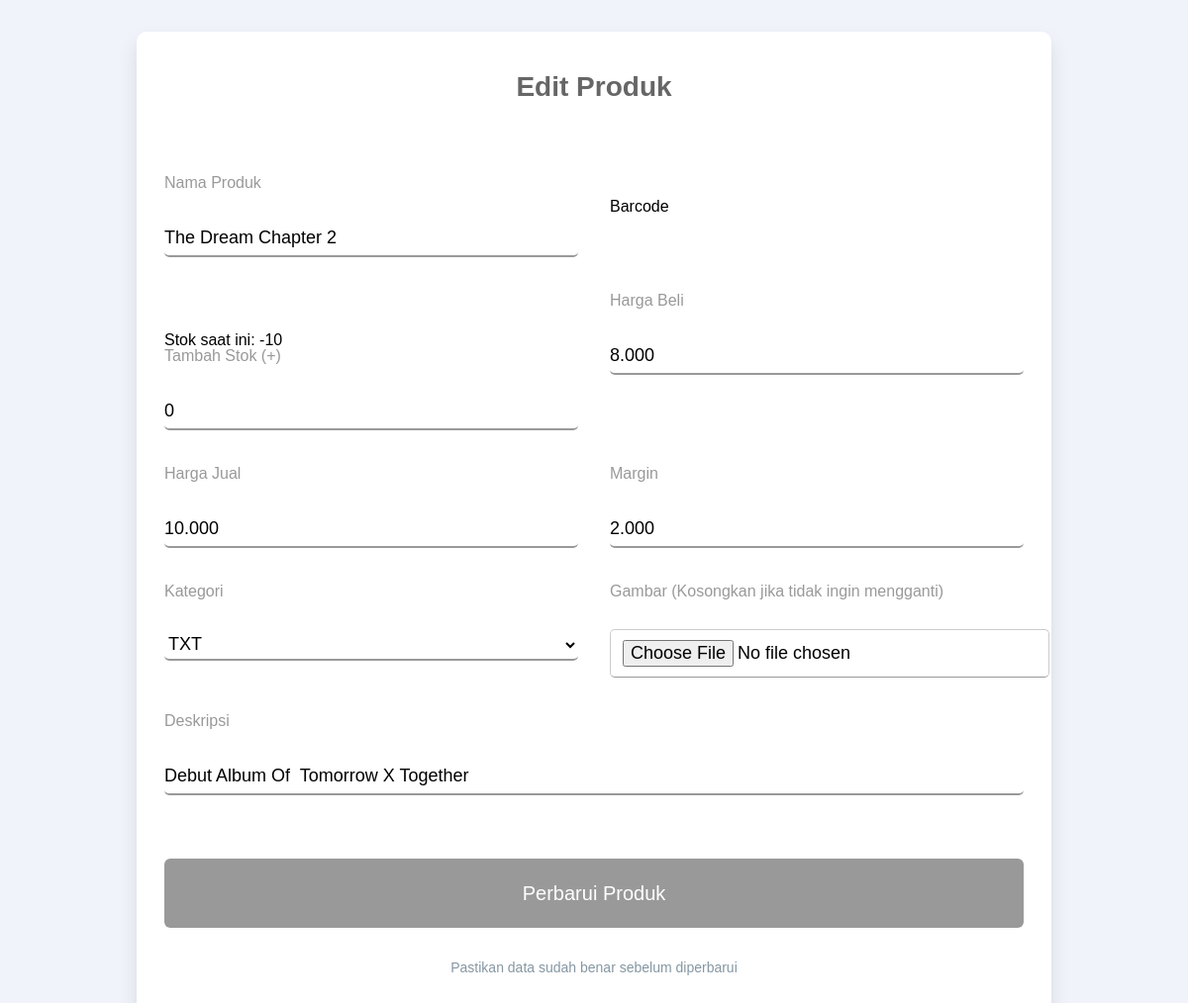
The app's page /edit-produk.php?id=13 with its own data.
### tables this page shows
CREATE TABLE `products` (
  `id` int(11) NOT NULL,
  `product_name` varchar(255) NOT NULL,
  `barcode` varchar(100) NOT NULL,
  `qty` int(11) NOT NULL,
  `starting_price` varchar(100) NOT NULL,
  `selling_price` varchar(100) NOT NULL,
  `margin` varchar(100) NOT NULL,
  `fid_category` int(11) NOT NULL,
  `image` varchar(255) NOT NULL,
  `description` varchar(255) NOT NULL
);

CREATE TABLE `category` (
  `id` int(11) NOT NULL,
  `category` varchar(255) NOT NULL,
  `image` varchar(255) NOT NULL
);

### edit-produk.php (the view, shortened to what this page needs)
<?php
include 'connection.php';
$product_id = $_GET['id'];
$sql = "SELECT * FROM products WHERE id = '$product_id'";
$result = mysqli_query($conn, $sql);
$product = mysqli_fetch_assoc($result);
$kategoriList = [];
$queryKategori = mysqli_query($conn, "SELECT id, category FROM category");
while ($row = mysqli_fetch_assoc($queryKategori)) {
    $kategoriList[] = $row;
}
?>
<!DOCTYPE html>
<html lang="en">
<head>
</head>
<body>
<div class="container">
   <div class="card">
        <h2 class="card-heading">Edit Produk</h2>
        <form class="card-form" action="" method="POST" enctype="multipart/form-data">
            <div class="input-group">
                <div class="input">
                    <input type="text" name="product_name" class="input-field" value="<?= $product['product_name'] ?>" required>
                    <label class="input-label">Nama Produk</label>
                </div>
            </div>
            <div class="input-group">
                <div class="input">
                    <label class="input-label">Barcode</label>
                </div>
            </div>
            <div class="input-group">
                <div class="input">
                    <input type="number" name="qty" class="input-field" value="0" required>
                    <label class="input-label">Tambah Stok (+)</label>
                    <p>Stok saat ini: <?= $product['qty'] ?></p>
                </div>
            </div>
            <div class="input-group">
                <div class="input">
                    <input type="number" name="starting_price" class="input-field" value="<?= $product['starting_price'] ?>" required>
                    <label class="input-label">Harga Beli</label>
                </div>
            </div>
            <div class="input-group">
                <div class="input">
                    <input type="number" name="selling_price" class="input-field" value="<?= $product['selling_price'] ?>" required>
                    <label class="input-label">Harga Jual</label>
                </div>
            </div>
            <div class="input-group">
                <div class="input">
                    <input type="text" name="margin" class="input-field" value="<?= $product['margin'] ?>" required>
                    <label class="input-label">Margin</label>
                </div>
            </div>
            <div class="input-group">
                <div class="input">
                    <select name="fid_category" class="input-field" required>
                        <?php foreach ($kategoriList as $kategori): ?>
                            <option value="<?= $kategori['id'] ?>" <?= $kategori['id'] == $product['fid_category'] ? 'selected' : '' ?>>
    <?= htmlspecialchars($kategori['category']) ?>
</option>
                        <?php endforeach; ?>
                    </select>
                    <label class="input-label">Kategori</label>
                </div>
            </div>
            <div class="input-group">
                <div class="input">
                    <input type="file" name="image" class="input-field" accept="image/*">
                    <label class="input-label">Gambar (Kosongkan jika tidak ingin mengganti)</label>
                </div>
            </div>
            <div class="input-group" style="flex: 1 1 100%;">
                <div class="input">
                    <input type="text" name="description" class="input-field" value="<?= $product['description'] ?>" required>
                    <label class="input-label">Deskripsi</label>
                </div>
            </div>
            <div class="action">
                <button type="submit" name="submit" class="action-button">Perbarui Produk</button>
            </div>
        </form>
        <div class="card-info">
            <p>Pastikan data sudah benar sebelum diperbarui</p>
        </div>
    </div>
</div>
</body>
</html>

### edit-produk.php (style rules this page uses)
body { font-family: "DM Sans", sans-serif; line-height: 1.5; background-color: #f1f3fb; padding: 0 2rem; }
input, select { width: 100%; padding: 10px 12px; margin-top: 2px; border: 1px solid #ccc; border-radius: 5px; }
input[type="file"] { border: 1px solid #ccc; padding: 10px 12px; margin-top: 2px; border-radius: 5px; }
.card { margin: 2rem auto; display: flex; flex-direction: column; width: 100%; max-width: 900px; background-color: #FFF; border-radius: 10px; box-shadow: 0 10px 20px 0 rgba(0, 0, 0, .1); padding: .75rem; }
.card-heading { font-size: 1.75rem; font-weight: 700; color: #666; margin-bottom: 2rem; text-align: center; }
.card-form { padding: 2rem 1rem 0; display: flex; flex-wrap: wrap; gap: 2rem; }
.input-group { flex: 1 1 45%; }
.input { display: flex; flex-direction: column-reverse; position: relative; padding-top: 1.5rem; }
.input-field { border: 0; z-index: 1; background-color: transparent; border-bottom: 2px solid #eee; font: inherit; font-size: 1.125rem; padding: .25rem 0; }
.input-field:focus, .input-field:valid { outline: 0; border-bottom-color: #999; }
.input-field:focus + .input-label, .input-field:valid + .input-label { color: #999; transform: translateY(-1.5rem); }
.action { width: 100%; margin-top: 2rem; }
.action-button { font: inherit; font-size: 1.25rem; padding: 1em; width: 100%; font-weight: 500; background-color: #999; border-radius: 6px; color: #FFF; border: 0; }
.card-info { padding: 1rem 1rem; text-align: center; font-size: .875rem; color: #8597a3; }

### records on screen
products: product_name "The Dream Chapter 2", qty "-10", starting_price "8.000", selling_price "10.000", margin "2.000", fid_category "TXT", description "Debut Album Of Tomorrow X Together"
